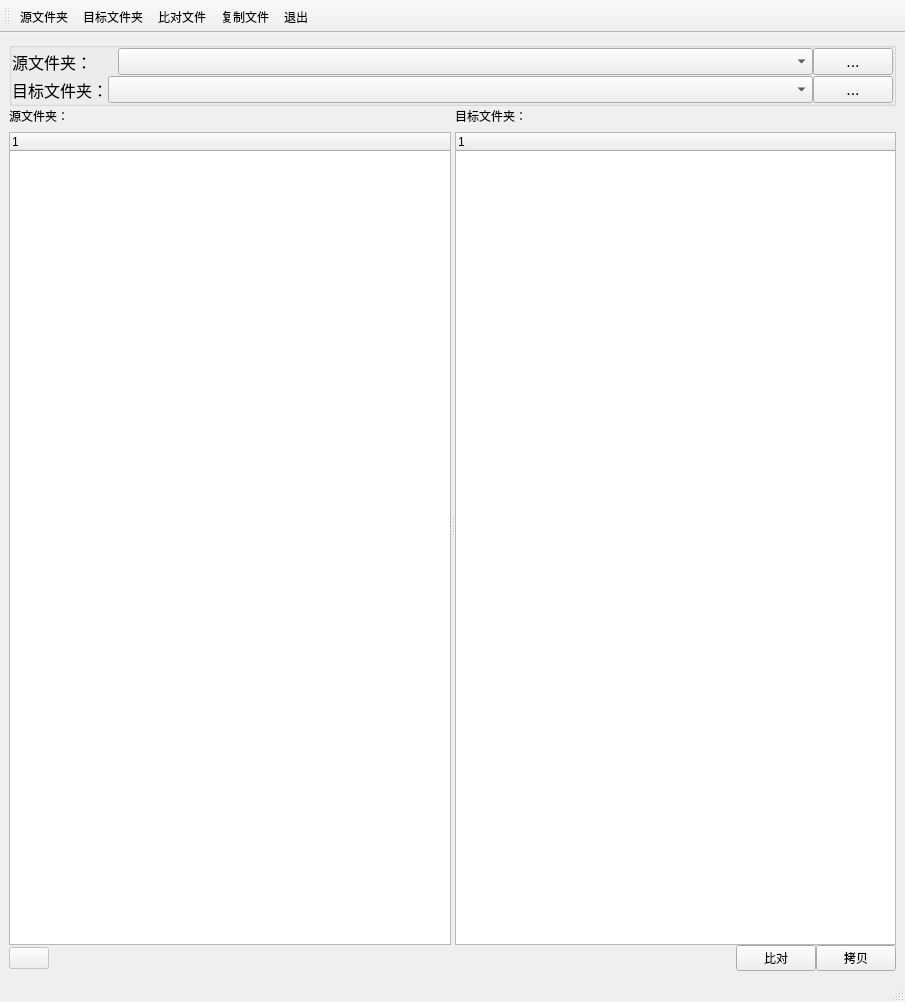
<?xml version="1.0" encoding="UTF-8"?>
<ui version="4.0">
 <class>MainWindow</class>
 <widget class="QMainWindow" name="MainWindow">
  <property name="geometry">
   <rect>
    <x>0</x>
    <y>0</y>
    <width>905</width>
    <height>1002</height>
   </rect>
  </property>
  <property name="windowTitle">
   <string>文件拷贝程序</string>
  </property>
  <widget class="QWidget" name="centralwidget">
   <layout class="QGridLayout" name="gridLayout_2">
    <item row="0" column="0">
     <layout class="QVBoxLayout" name="verticalLayout_5" stretch="0,1,0">
      <property name="spacing">
       <number>0</number>
      </property>
      <item>
       <widget class="QGroupBox" name="groupBox">
        <property name="font">
         <font>
          <pointsize>12</pointsize>
         </font>
        </property>
        <property name="title">
         <string/>
        </property>
        <layout class="QGridLayout" name="gridLayout">
         <property name="leftMargin">
          <number>0</number>
         </property>
         <property name="topMargin">
          <number>0</number>
         </property>
         <property name="rightMargin">
          <number>0</number>
         </property>
         <property name="bottomMargin">
          <number>0</number>
         </property>
         <property name="verticalSpacing">
          <number>1</number>
         </property>
         <item row="0" column="0">
          <layout class="QHBoxLayout" name="horizontalLayout_7">
           <property name="spacing">
            <number>-1</number>
           </property>
           <property name="topMargin">
            <number>0</number>
           </property>
           <item>
            <layout class="QVBoxLayout" name="verticalLayout_4">
             <property name="spacing">
              <number>0</number>
             </property>
             <property name="bottomMargin">
              <number>0</number>
             </property>
             <item>
              <layout class="QHBoxLayout" name="horizontalLayout" stretch="0,1">
               <property name="spacing">
                <number>8</number>
               </property>
               <item>
                <widget class="QLabel" name="label_5">
                 <property name="text">
                  <string>源文件夹：    </string>
                 </property>
                </widget>
               </item>
               <item>
                <widget class="QComboBox" name="comboBox_source_folder"/>
               </item>
              </layout>
             </item>
            </layout>
           </item>
           <item>
            <widget class="QPushButton" name="pushButton_source">
             <property name="sizePolicy">
              <sizepolicy hsizetype="Fixed" vsizetype="Fixed">
               <horstretch>0</horstretch>
               <verstretch>0</verstretch>
              </sizepolicy>
             </property>
             <property name="text">
              <string>...</string>
             </property>
            </widget>
           </item>
          </layout>
         </item>
         <item row="1" column="0">
          <layout class="QHBoxLayout" name="horizontalLayout_5">
           <property name="spacing">
            <number>-1</number>
           </property>
           <item>
            <layout class="QVBoxLayout" name="verticalLayout">
             <property name="spacing">
              <number>0</number>
             </property>
             <item>
              <layout class="QHBoxLayout" name="horizontalLayout_3" stretch="0,1">
               <item>
                <widget class="QLabel" name="label_3">
                 <property name="text">
                  <string>目标文件夹：</string>
                 </property>
                </widget>
               </item>
               <item>
                <widget class="QComboBox" name="comboBox_destination_folder"/>
               </item>
              </layout>
             </item>
            </layout>
           </item>
           <item>
            <widget class="QPushButton" name="pushButton_destination">
             <property name="sizePolicy">
              <sizepolicy hsizetype="Fixed" vsizetype="Fixed">
               <horstretch>0</horstretch>
               <verstretch>0</verstretch>
              </sizepolicy>
             </property>
             <property name="text">
              <string>...</string>
             </property>
            </widget>
           </item>
          </layout>
         </item>
        </layout>
       </widget>
      </item>
      <item>
       <widget class="QSplitter" name="splitter">
        <property name="orientation">
         <enum>Qt::Horizontal</enum>
        </property>
        <widget class="QWidget" name="">
         <layout class="QVBoxLayout" name="verticalLayout_2">
          <item>
           <layout class="QHBoxLayout" name="horizontalLayout_2" stretch="0,1,0">
            <property name="spacing">
             <number>2</number>
            </property>
            <item>
             <widget class="QLabel" name="label3">
              <property name="text">
               <string>源文件夹：</string>
              </property>
             </widget>
            </item>
            <item>
             <spacer name="horizontalSpacer_2">
              <property name="orientation">
               <enum>Qt::Horizontal</enum>
              </property>
              <property name="sizeHint" stdset="0">
               <size>
                <width>40</width>
                <height>20</height>
               </size>
              </property>
             </spacer>
            </item>
            <item>
             <widget class="QMyLabel" name="label_source_tree_refresh">
              <property name="enabled">
               <bool>false</bool>
              </property>
              <property name="text">
               <string/>
              </property>
              <property name="pixmap">
               <pixmap resource="res.qrc">:/icon/icon/refresh.gif</pixmap>
              </property>
             </widget>
            </item>
           </layout>
          </item>
          <item>
           <widget class="FileManager" name="treeWidget_source">
            <column>
             <property name="text">
              <string notr="true">1</string>
             </property>
            </column>
           </widget>
          </item>
         </layout>
        </widget>
        <widget class="QWidget" name="">
         <layout class="QVBoxLayout" name="verticalLayout_3">
          <item>
           <layout class="QHBoxLayout" name="horizontalLayout_6" stretch="0,1,0">
            <property name="spacing">
             <number>0</number>
            </property>
            <item>
             <widget class="QLabel" name="label_4">
              <property name="text">
               <string>目标文件夹：</string>
              </property>
             </widget>
            </item>
            <item>
             <spacer name="horizontalSpacer_3">
              <property name="orientation">
               <enum>Qt::Horizontal</enum>
              </property>
              <property name="sizeHint" stdset="0">
               <size>
                <width>40</width>
                <height>20</height>
               </size>
              </property>
             </spacer>
            </item>
            <item>
             <widget class="QMyLabel" name="label_destination_tree_refresh">
              <property name="enabled">
               <bool>false</bool>
              </property>
              <property name="text">
               <string/>
              </property>
              <property name="pixmap">
               <pixmap resource="res.qrc">:/icon/icon/refresh.gif</pixmap>
              </property>
             </widget>
            </item>
           </layout>
          </item>
          <item>
           <widget class="FileManager" name="treeWidget_destination">
            <column>
             <property name="text">
              <string notr="true">1</string>
             </property>
            </column>
           </widget>
          </item>
         </layout>
        </widget>
       </widget>
      </item>
      <item>
       <layout class="QHBoxLayout" name="horizontalLayout_4" stretch="0,1,0,0">
        <item>
         <widget class="QPushButton" name="pushButton_information">
          <property name="enabled">
           <bool>false</bool>
          </property>
          <property name="sizePolicy">
           <sizepolicy hsizetype="Fixed" vsizetype="Fixed">
            <horstretch>0</horstretch>
            <verstretch>0</verstretch>
           </sizepolicy>
          </property>
          <property name="maximumSize">
           <size>
            <width>16777215</width>
            <height>16777215</height>
           </size>
          </property>
          <property name="text">
           <string/>
          </property>
          <property name="icon">
           <iconset resource="res.qrc">
            <normaloff>:/icon/icon/info.ico</normaloff>:/icon/icon/info.ico</iconset>
          </property>
         </widget>
        </item>
        <item>
         <spacer name="horizontalSpacer">
          <property name="orientation">
           <enum>Qt::Horizontal</enum>
          </property>
          <property name="sizeHint" stdset="0">
           <size>
            <width>40</width>
            <height>20</height>
           </size>
          </property>
         </spacer>
        </item>
        <item>
         <widget class="QPushButton" name="pushButton_compare">
          <property name="text">
           <string>比对</string>
          </property>
         </widget>
        </item>
        <item>
         <widget class="QPushButton" name="pushButton_copy">
          <property name="text">
           <string>拷贝</string>
          </property>
         </widget>
        </item>
       </layout>
      </item>
     </layout>
    </item>
   </layout>
  </widget>
  <widget class="QMenuBar" name="menubar">
   <property name="geometry">
    <rect>
     <x>0</x>
     <y>0</y>
     <width>905</width>
     <height>24</height>
    </rect>
   </property>
  </widget>
  <widget class="QStatusBar" name="statusbar"/>
  <widget class="QToolBar" name="toolBar">
   <property name="windowTitle">
    <string>toolBar</string>
   </property>
   <property name="toolButtonStyle">
    <enum>Qt::ToolButtonTextUnderIcon</enum>
   </property>
   <attribute name="toolBarArea">
    <enum>TopToolBarArea</enum>
   </attribute>
   <attribute name="toolBarBreak">
    <bool>false</bool>
   </attribute>
   <addaction name="action_set_source_dir"/>
   <addaction name="action_set_destination_dir"/>
   <addaction name="action_compare"/>
   <addaction name="action_copy"/>
   <addaction name="action_exit"/>
  </widget>
  <action name="action_set_source_dir">
   <property name="icon">
    <iconset resource="res.qrc">
     <normaloff>:/icon/icon/folder.ico</normaloff>:/icon/icon/folder.ico</iconset>
   </property>
   <property name="text">
    <string>源文件夹</string>
   </property>
  </action>
  <action name="action_set_destination_dir">
   <property name="icon">
    <iconset resource="res.qrc">
     <normaloff>:/icon/icon/folder_sent_mail.ico</normaloff>:/icon/icon/folder_sent_mail.ico</iconset>
   </property>
   <property name="text">
    <string>目标文件夹</string>
   </property>
  </action>
  <action name="action_compare">
   <property name="icon">
    <iconset resource="res.qrc">
     <normaloff>:/icon/icon/reload.ico</normaloff>:/icon/icon/reload.ico</iconset>
   </property>
   <property name="text">
    <string>比对文件</string>
   </property>
  </action>
  <action name="action_copy">
   <property name="icon">
    <iconset resource="res.qrc">
     <normaloff>:/icon/icon/editcopy.ico</normaloff>:/icon/icon/editcopy.ico</iconset>
   </property>
   <property name="text">
    <string>复制文件</string>
   </property>
  </action>
  <action name="action_exit">
   <property name="icon">
    <iconset resource="res.qrc">
     <normaloff>:/icon/icon/exit.ico</normaloff>:/icon/icon/exit.ico</iconset>
   </property>
   <property name="text">
    <string>退出</string>
   </property>
  </action>
 </widget>
 <customwidgets>
  <customwidget>
   <class>FileManager</class>
   <extends>QTreeWidget</extends>
   <header location="global">filemanager</header>
  </customwidget>
  <customwidget>
   <class>QMyLabel</class>
   <extends>QLabel</extends>
   <header location="global">mylabel</header>
  </customwidget>
 </customwidgets>
 <resources>
  <include location="res.qrc"/>
 </resources>
 <connections/>
</ui>
